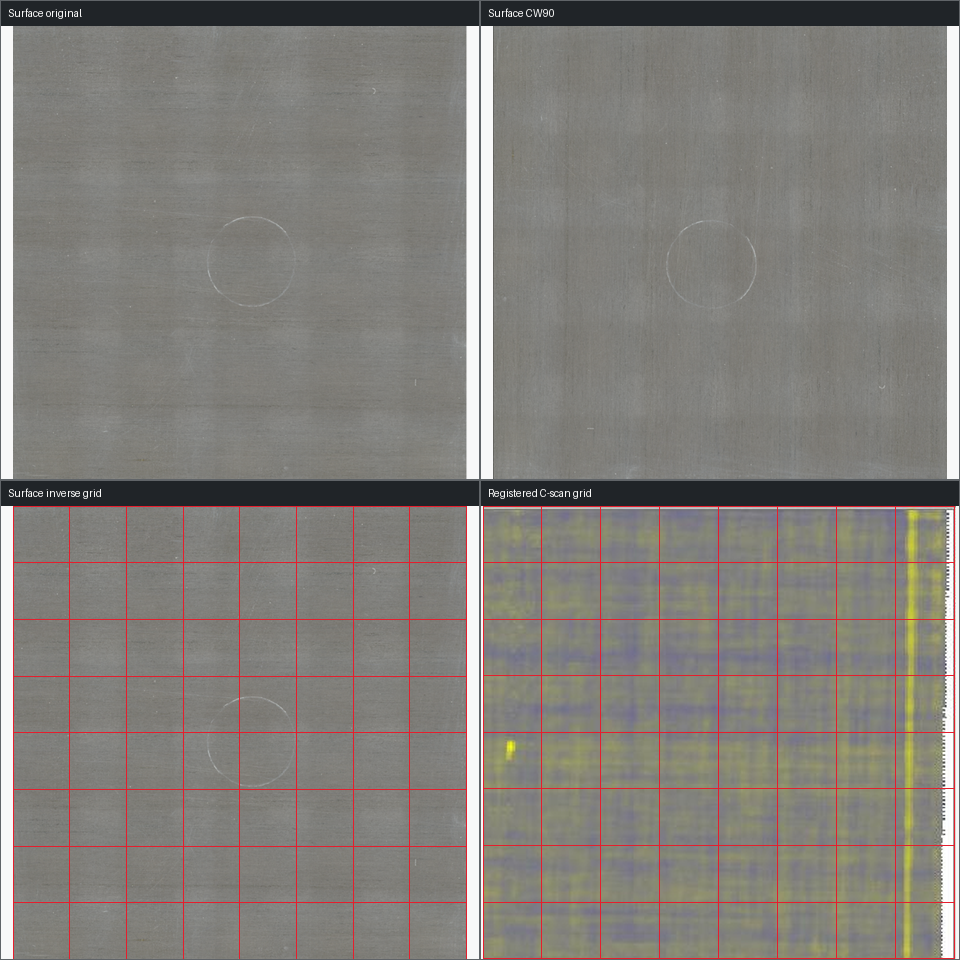
#> input picture artifacts/agentic_task_driven_nde/p0r_qc_overlays/74t7kcdgkr__c8-18.png, 960 x 960 px; its folder holds only this picture in this run
$ python -i feedback_mechanism.py   (imports and definitions only)
#> lines starting #> are read from the running program, lines starting #| are printed output that depends on the picture
"""P16 feedback-benefit diagnostics linked to conditional-value evolution."""

from __future__ import annotations

import hashlib
import json
import math
import shutil
import tempfile
from pathlib import Path

import numpy as np
import polars as pl
import yaml
from scipy.stats import spearmanr


class FeedbackMechanismError(ValueError):
    """Raised when the frozen P4/P9 feedback diagnostic contract changes."""


_FEEDBACK = "mavis_full"
_NO_FEEDBACK = "mavis_no_feedback"
_SOURCES = ("real", "teacher")
_STRATIFIERS = ("best_action_turnover", "mean_absolute_value_shift")
_STRATA = ("low", "middle", "high")
_FILES = {
    "CHECKSUMS.sha256",
    "REPORT.md",
    "artifact_manifest.json",
    "association_summary.csv",
    "bootstrap.csv",
    "domain_associations.csv",
    "domain_effects.csv",
    "feedback_effects.csv",
    "quantile_thresholds.csv",
    "specimen_auebc_effects.csv",
    "specimen_diagnostics.csv",
    "state_diagnostics.parquet",
    "stratum_effects.csv",
    "summary.json",
}


# [19 lines left out: functions _sha256, _tree_state, not called in this run]


def _canonical(frame: pl.DataFrame) -> pl.DataFrame:
    return frame.with_columns(pl.col(pl.Float64).round(15))


# [89 lines left out: functions align_feedback_effect, assign_outcome_blind_tertiles, not called in this run]


def _align_auebc(frame: pl.DataFrame) -> pl.DataFrame:
    identity = ["outer_domain", "specimen_id"]
    selected = frame.filter(pl.col("method").is_in([_FEEDBACK, _NO_FEEDBACK]))
    feedback = selected.filter(pl.col("method") == _FEEDBACK).select(
        *identity, pl.col("cai_auebc").alias("feedback_cai_auebc")
    )
    no_feedback = selected.filter(pl.col("method") == _NO_FEEDBACK).select(
        *identity, pl.col("cai_auebc").alias("no_feedback_cai_auebc")
    )
    aligned = feedback.join(no_feedback, on=identity, how="inner").with_columns(
        (pl.col("no_feedback_cai_auebc") - pl.col("feedback_cai_auebc")).alias(
            "feedback_benefit"
        )
    )
    if aligned.height != 276 or selected.height != 552:
        raise FeedbackMechanismError("feedback AUEBC roster changed")
    return _canonical(aligned).sort(identity)


# [697 lines left out: functions _domain_balanced, _domain_effects, _diagnostics, _stratum_effects, _associations, _paired_bootstrap and 7 more, not called in this run]


__all__ = [
    "FeedbackMechanismError",
    "align_feedback_effect",
    "assign_outcome_blind_tertiles",
    "run_p16_feedback_mechanism",
    "verify_p16_feedback_mechanism_package",
]

>>> import cv2
>>> picture = cv2.imread('../../../artifacts/agentic_task_driven_nde/p0r_qc_overlays/74t7kcdgkr__c8-18.png', cv2.IMREAD_GRAYSCALE)
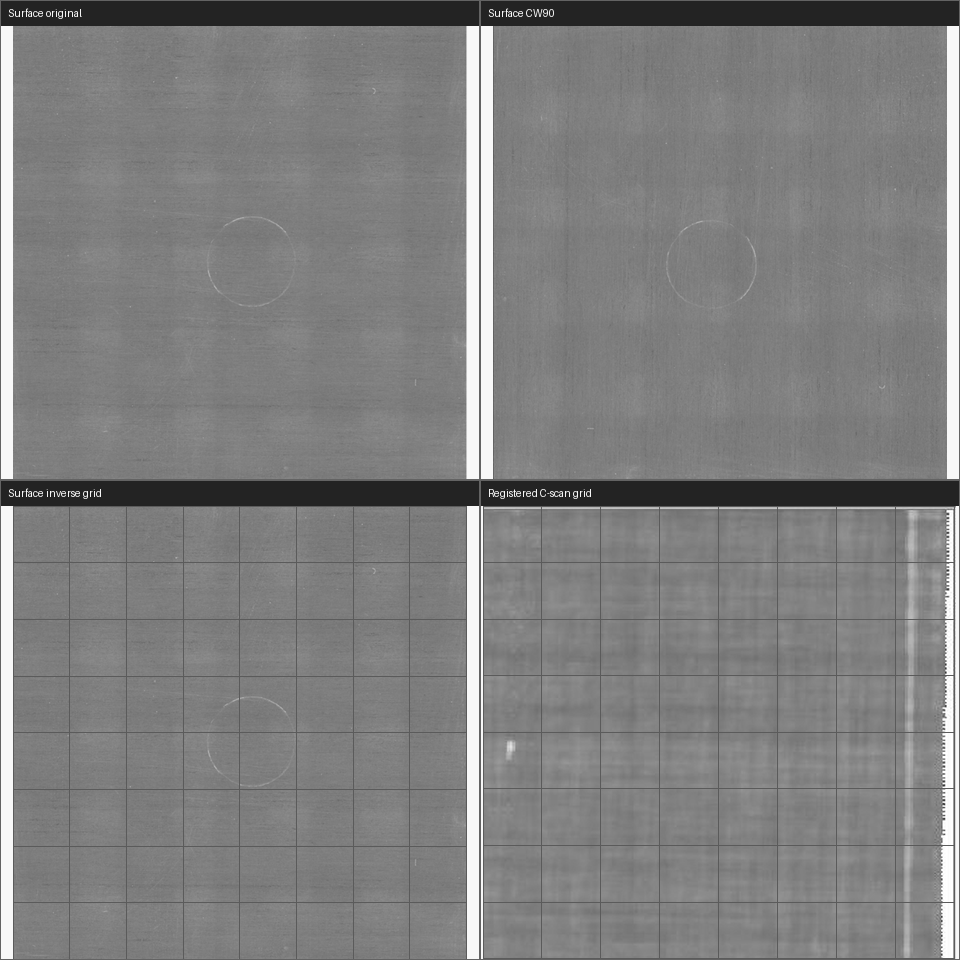
#> picture: shape (960, 960); min 35, max 255, mean 127.2
#> (the run stopped early here; a loop or call above may not have finished)

$ run again, on artifacts/agentic_task_driven_nde/p0r_qc_overlays/74t7kcdgkr__c8-26.png
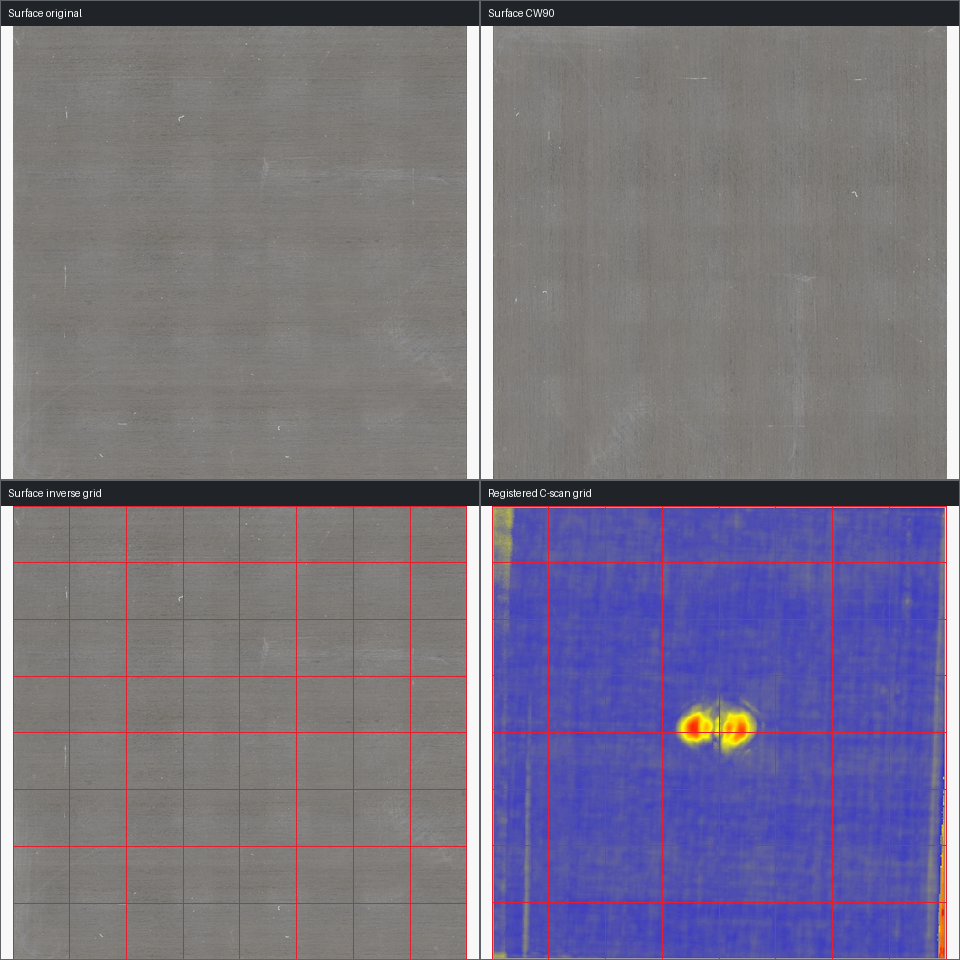
#> input picture artifacts/agentic_task_driven_nde/p0r_qc_overlays/74t7kcdgkr__c8-26.png, 960 x 960 px
#> `picture = cv2.imread('../../../artifacts/agentic_task_driven_nde/p0r_q..`:
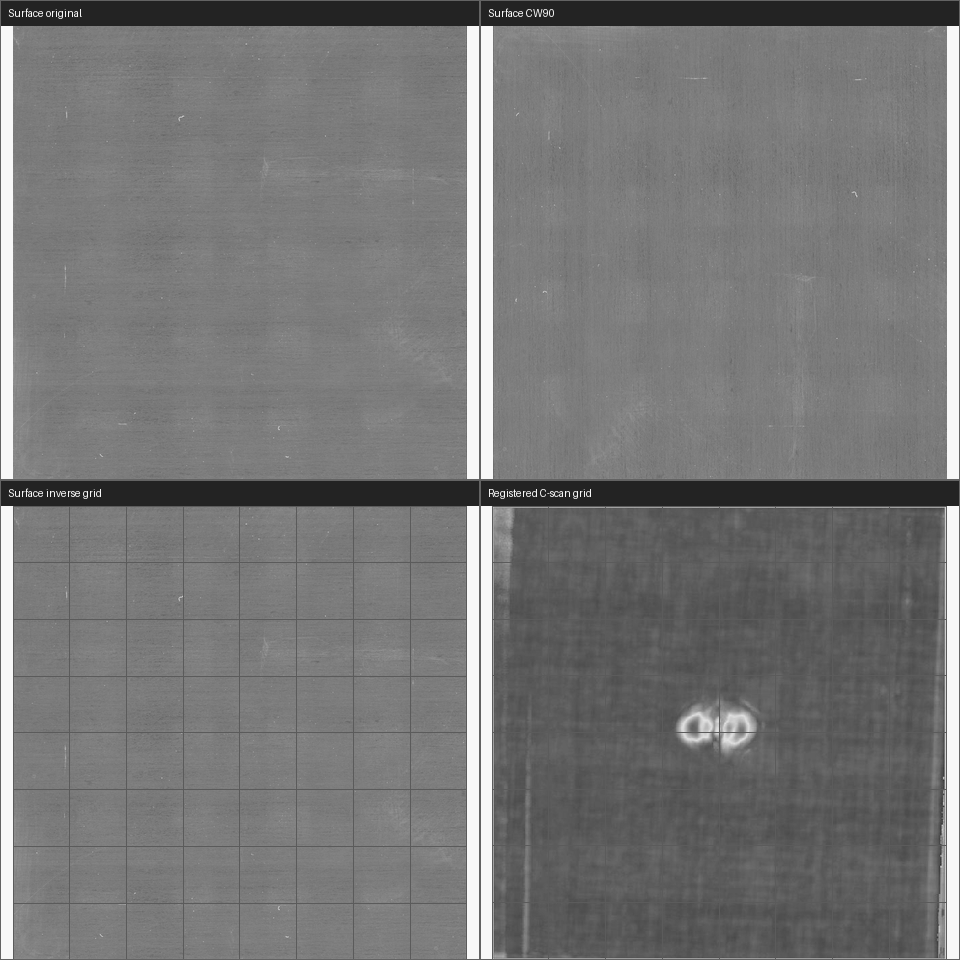
#> picture: shape (960, 960); min 35, max 252, mean 118.3

$ run again, on artifacts/agentic_task_driven_nde/p0r_qc_overlays/cgtnjyggtm__q24-11.png
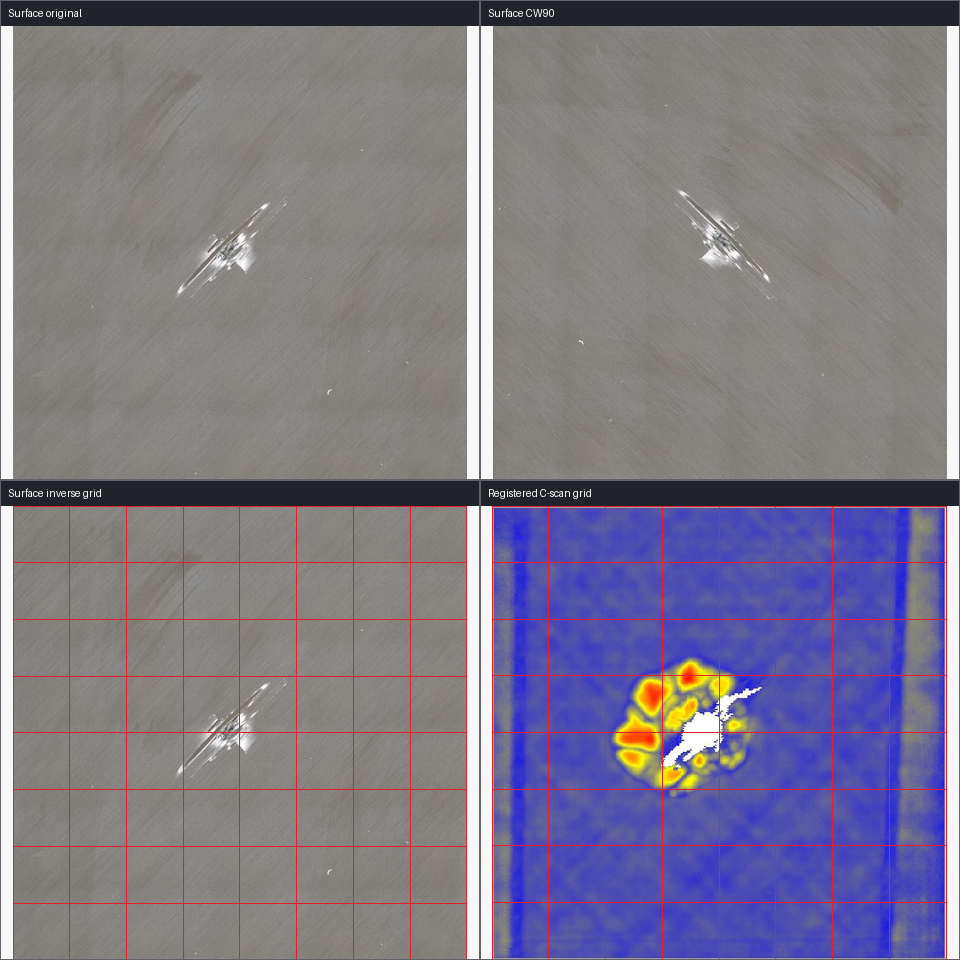
#> input picture artifacts/agentic_task_driven_nde/p0r_qc_overlays/cgtnjyggtm__q24-11.png, 960 x 960 px
#> `picture = cv2.imread('../../../artifacts/agentic_task_driven_nde/p0r_q..`:
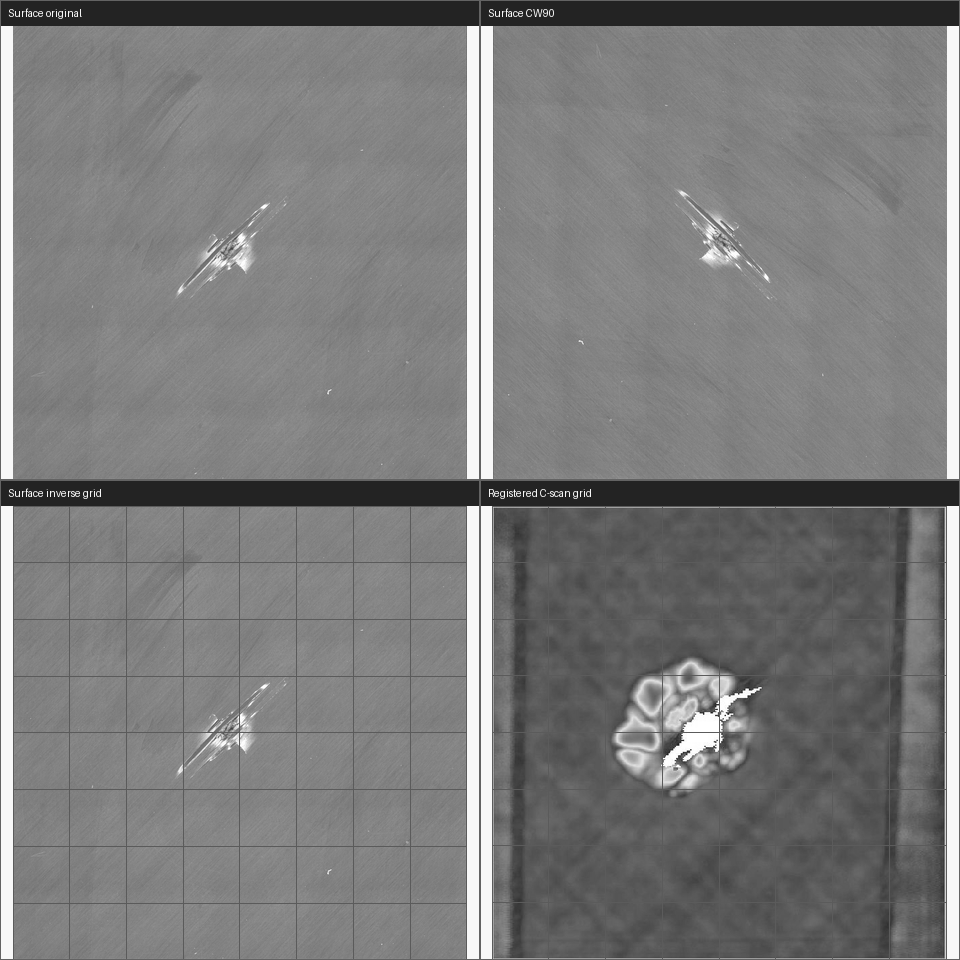
#> picture: shape (960, 960); min 25, max 255, mean 123.5
